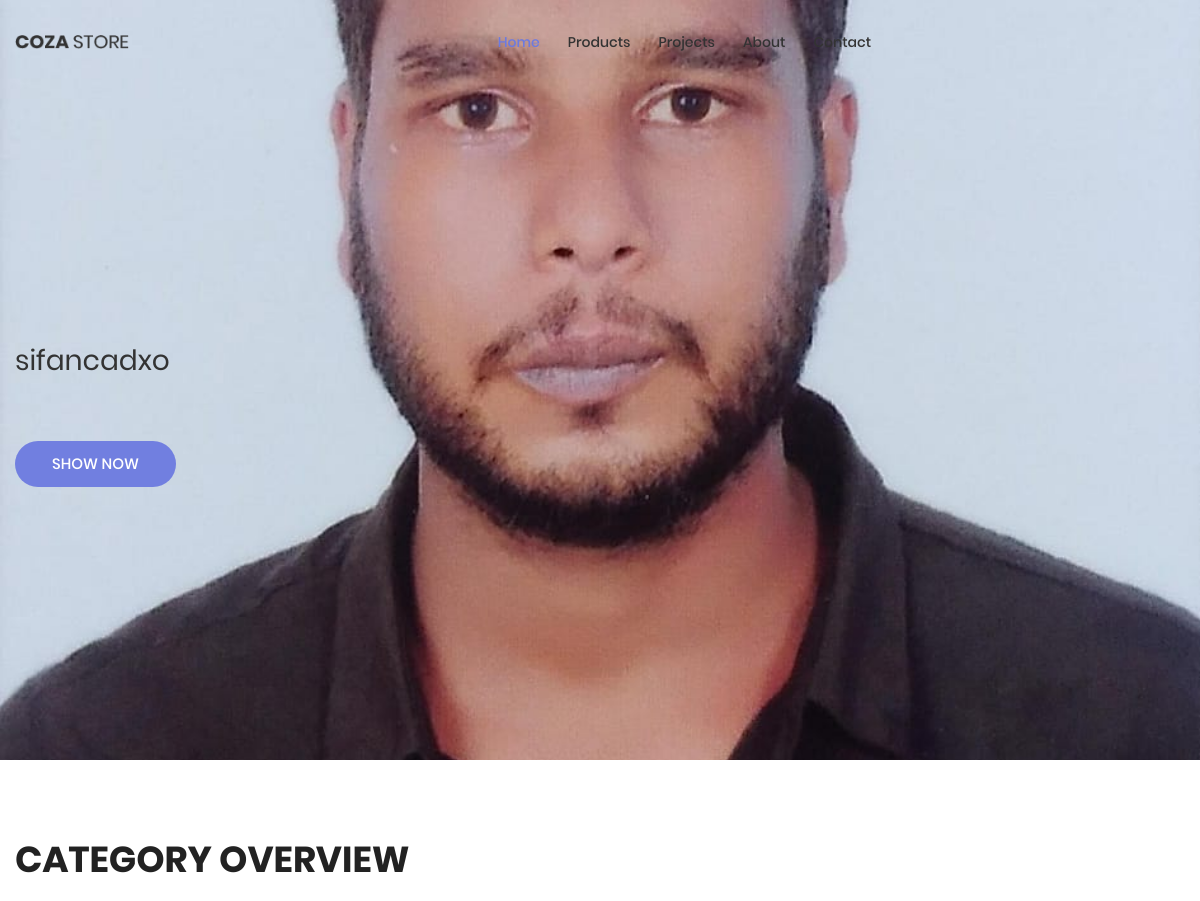
Before: / (upper part) with the older database file.
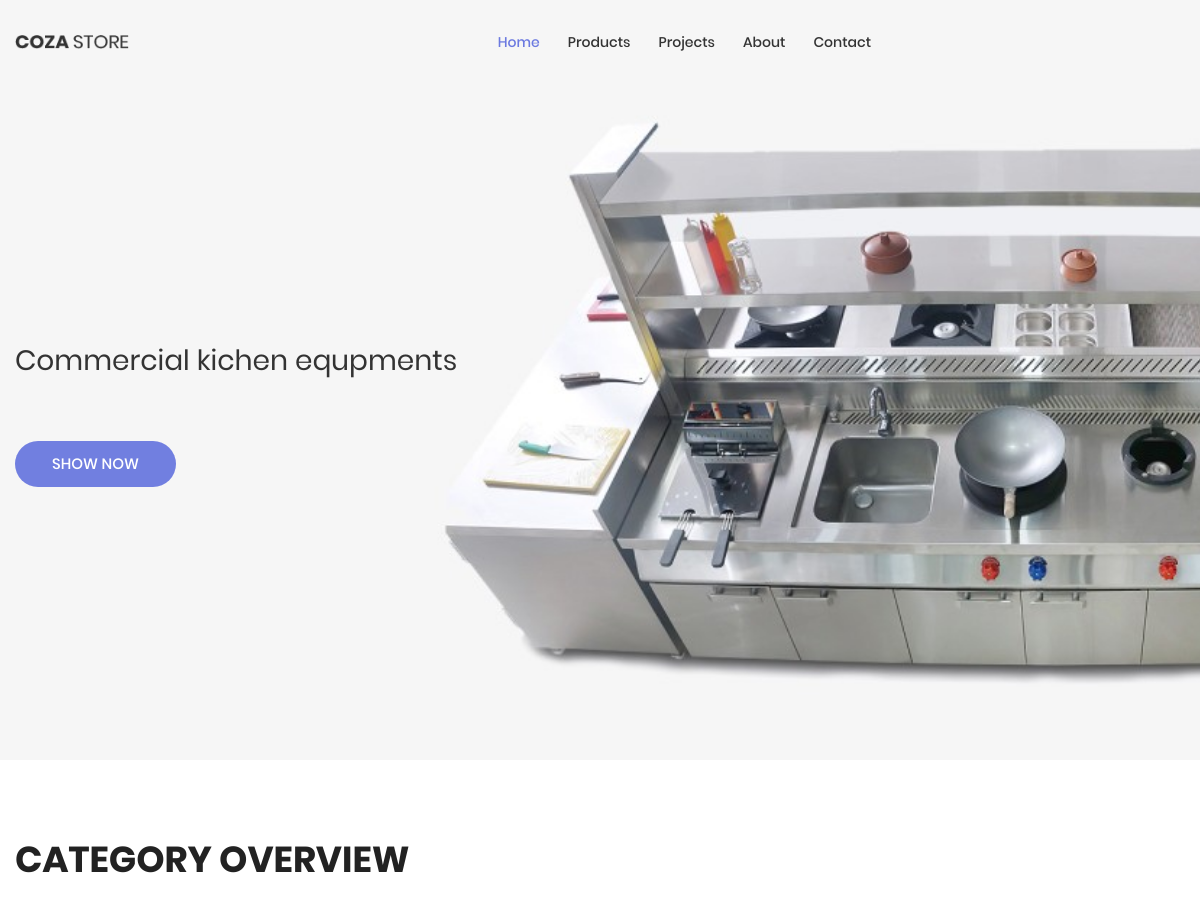
After: the same page with the newer database file.
### dashboard/models.py (models this page shows, shortened)
class BgImages(models.Model):
    image = models.ImageField(upload_to='media/backgroundimages/')
    sub_heading = models.CharField(max_length=150,blank=True,null=True)
    main_heading = models.CharField(max_length=150,blank=True,null=True)

### userside/views.py (the view)
# urls.py: 2. Add a URL to urlpatterns:  path('', Home.as_view(), name='home')
class Home(ListView):
    template_name = 'user/home.html'
    context_object_name = 'data_list'
    def get_queryset(self):
        bg_images = BgImages.objects.all()
        return {'bg_images': bg_images}

### templates/user/home.html (shortened to what this page needs)
{% extends "user/base.html" %}
{% load static %}
{% block body %}
<section class="section-slide">
    <div class="wrap-slick1">
        <div class="slick1">
			{% for bg_image in data_list.bg_images %}
            <div class="item-slick1" style="background-image: url( {{ bg_image.image }});">
                <div class="container h-full">
                    <div class="flex-col-l-m h-full p-t-100 p-b-30 respon5">
                        <div class="layer-slick1 animated visible-false" data-appear="fadeInDown" data-delay="0">
                            <span class="ltext-101 cl2 respon2">
                               {{bg_image.sub_heading}}
                            </span>
                        </div>
                        <div class="layer-slick1 animated visible-false" data-appear="zoomIn" data-delay="1600">
                            <a href="product.html" class="flex-c-m stext-101 cl0 size-101 bg1 bor1 hov-btn1 p-lr-15 trans-04">
                                Show Now
                            </a>
                        </div>
                    </div>
                </div>
            </div>
			{% endfor %}
        </div>
    </div>
</section>
	<div class="sec-banner bg0 p-t-80 p-b-50">
		<div class="container">
			<div class="mb-4">
				<h3 class="ltext-103 cl5">
					Category Overview
				</h3>
			</div>
		</div>
	</div>
{% endblock  %}

Changed rows visible on the page:
removed BgImages: image (picture), sub_heading "sifancadxo"
added BgImages: image (picture), sub_heading "Commercial kichen equpments"
